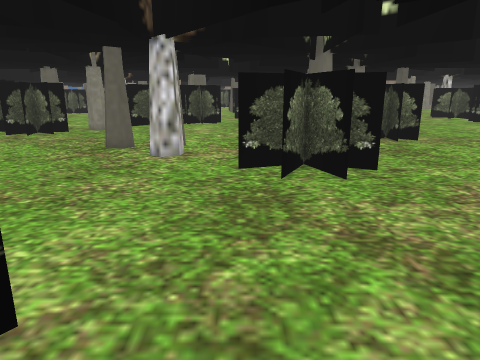
View 1 (above)

24 first-person views from a walk through a 3-D level made in the Unity game engine. The camera is 1.4 m above the floor, tilts 14° down and sees 70° across. The floor is counted in squares, 0.5 m on a side. Each view is taken from the middle of a square. On the plan, view 1 faces up. The plan holds only what a view shows up to about 20 squares ahead; the rest is blank. The place goes on beyond the plan. The player is left out.

View 2
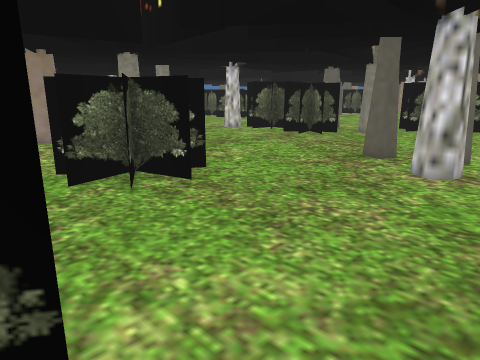

View 3
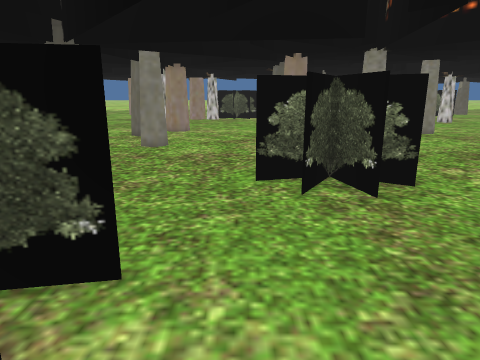

View 4
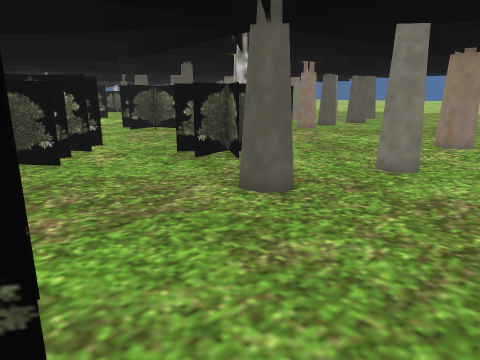

View 5
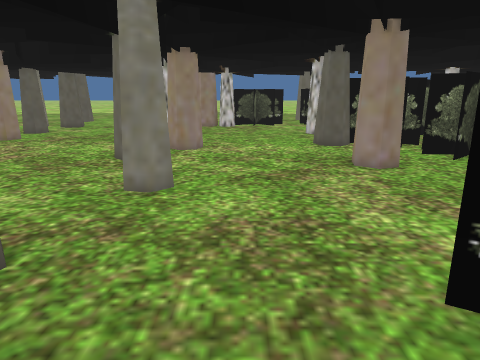

View 6
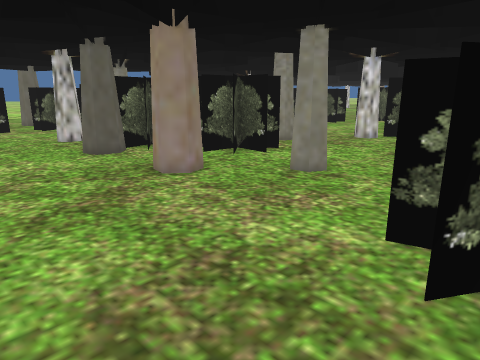

View 7
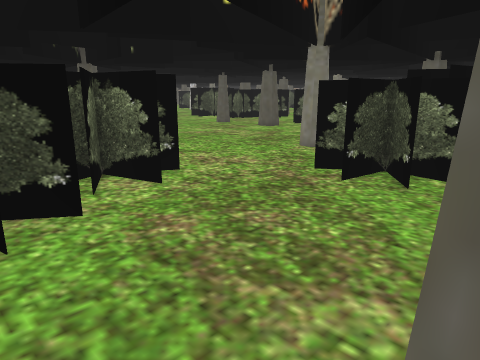

View 8
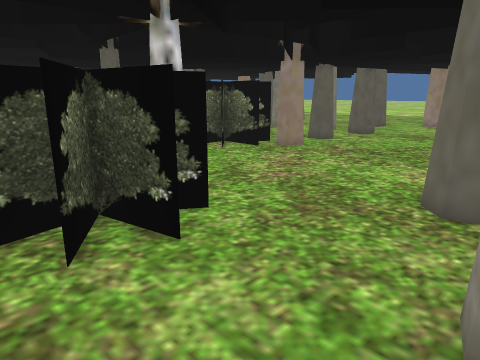

View 9
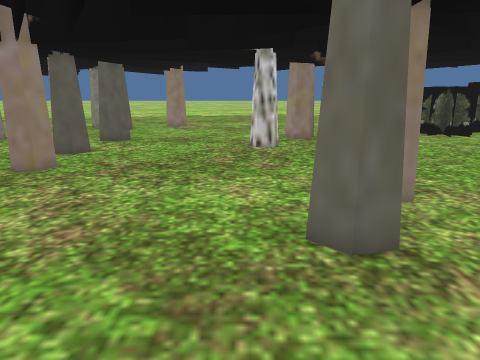

View 10
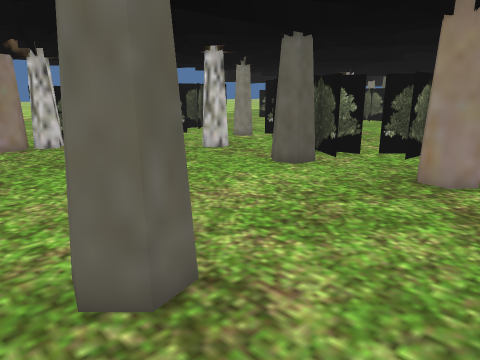

View 11
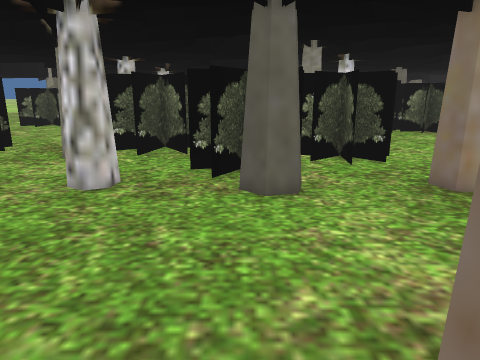

View 12
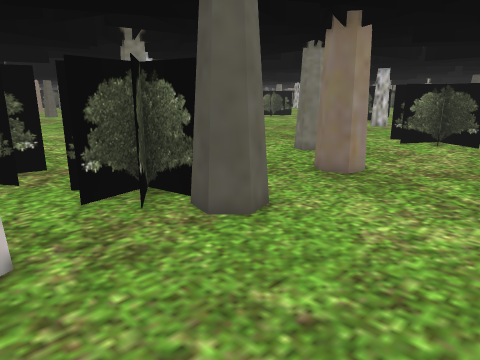

View 13
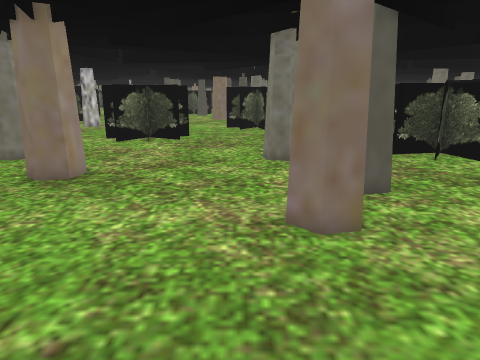

View 14
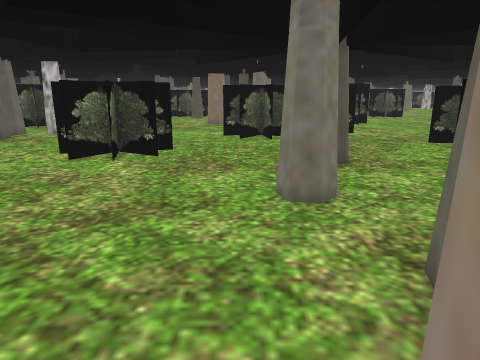

View 15
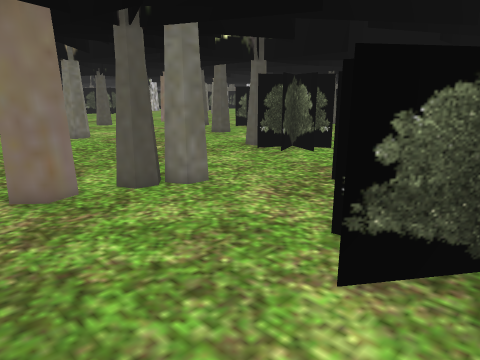

View 16
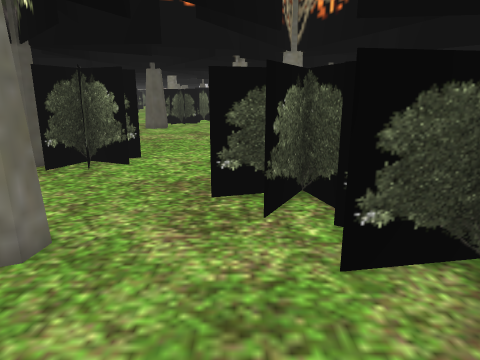

View 17
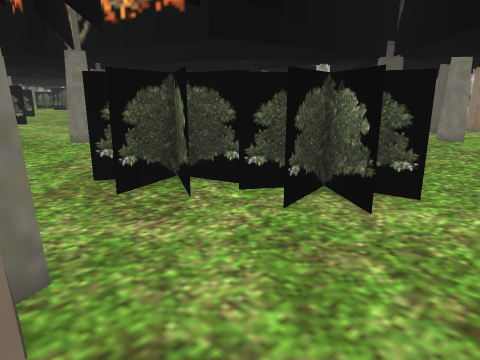

View 18
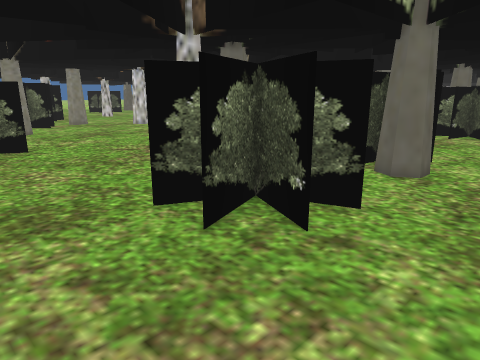

View 19
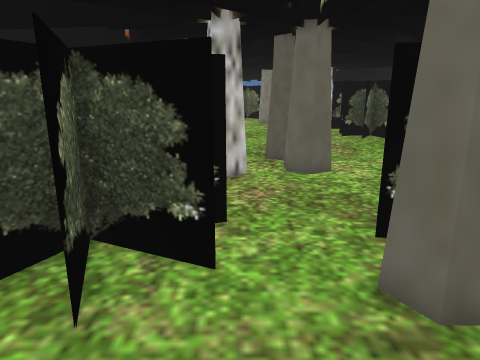

View 20
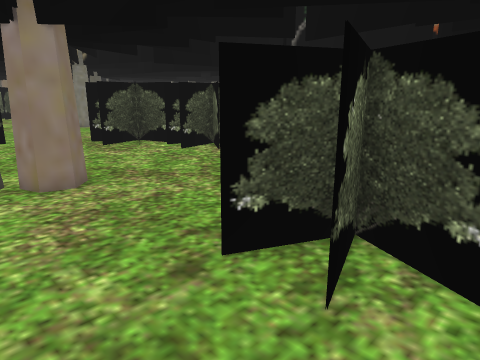

View 21
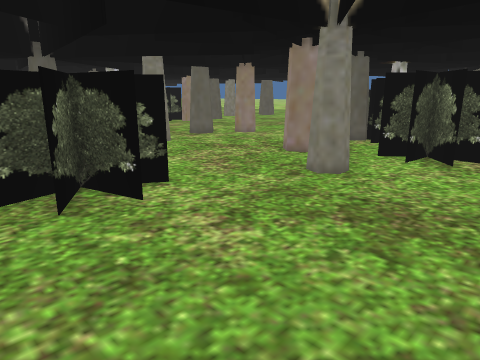

View 22
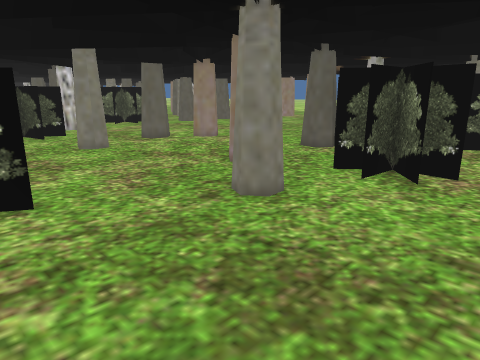

View 23
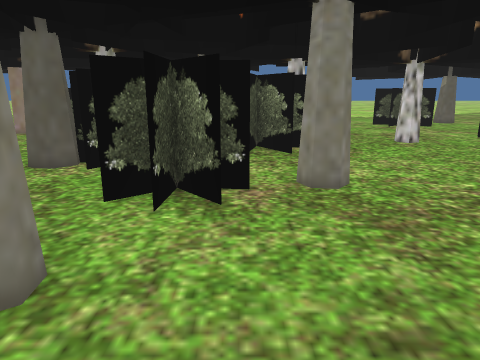

View 24
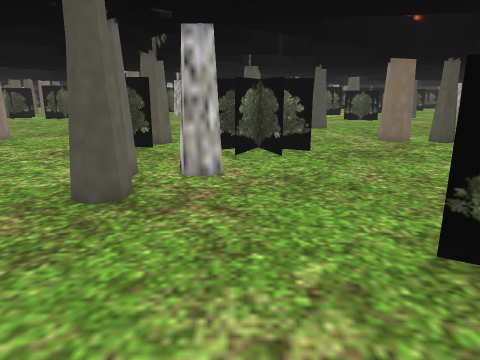

### Floor plan
Key: @ floor where view 1 was taken; # wall or solid block; . floor; = window, fence, low wall or low ledge; O other object.
Columns run from 35 left of view 1 to 9 right of it. Each row starts with its distance up from view 1.
 20     ..  OOO.........  ........OOO.....OO#..
 19   OO.....#O.................O#O#O......OO....
 18  OO.........................OO...............
 17 OOOOO.....O....................#O............
 16 O.O.....  OO...................O#....OOO.....
 15 O....  .OOOOO......................OOOOOO....
 14 ..... O.OOOO...OO....................OOO.....
 13 ....O OO..O....#O..................OOOOOO....
 12 ...OOOO................O.............OO......
 11  ...OOOO...............OO....................
 10 OO...OOO...OOO.......OOOOOO.................
  9 OO...O#O...O#O.......OOOO...................
  8 ......O...............OOOO..................
  7 ......................O.O....................
  6 ........................................O#..
  5 ........................................O#OO
  4  .............................O.........=OOO
  3 . ...........................OO.O......OOO...
  2   .....OO......OO............  OOO.....OO....
  1 .......#O......#O...........O OOO......O ..
  0 .......OO.OO...OO...OOO......OO OO.@.......
 -1 ..........O#........O O......O. OOO.......
 -2 ..........#O.........O.........OOOOO.......
 -3 ................................OOOO........
 -4 ...............................O   O.........
 -5 ................OOO.............O  ..........
 -6 ...............OOOOO.............. ......OOOO
 -7 ...............OOOOO....................OOOO#
 -8 ..............    OO....................OOO
 -9 ............OO     ......OO.O............
-10 ....O....... O    .......OOOO............
-11 OO. O .....  O    ..... OOO  ............

Where each view was taken, in squares from view 1:
view 1: 0 up, 0 right, facing up
view 2: 3 up, 0 right, facing up-left
view 3: 6 up, 0 right, facing left
view 4: 6 up, 6 left, facing down-left
view 5: 4 up, 9 left, facing left
view 6: 2 up, 12 left, facing up-left
view 7: 2 up, 14 left, facing down-right
view 8: 1 up, 15 left, facing down-left
view 9: 3 down, 18 left, facing left
view 10: 3 down, 20 left, facing up-left
view 11: 1 down, 30 left, facing up
view 12: 3 up, 35 left, facing up-right
view 13: 3 up, 35 left, facing right
view 14: 3 up, 29 left, facing right
view 15: 8 up, 5 left, facing down-right
view 16: 7 up, 0 right, facing down
view 17: 7 up, 5 right, facing down-left
view 18: 7 up, 9 right, facing up-left
view 19: 17 up, 9 right, facing left
view 20: 17 up, 9 right, facing down-left
view 21: 20 up, 8 left, facing down-left
view 22: 20 up, 12 left, facing down-left
view 23: 17 up, 15 left, facing left
view 24: 15 up, 16 left, facing right
